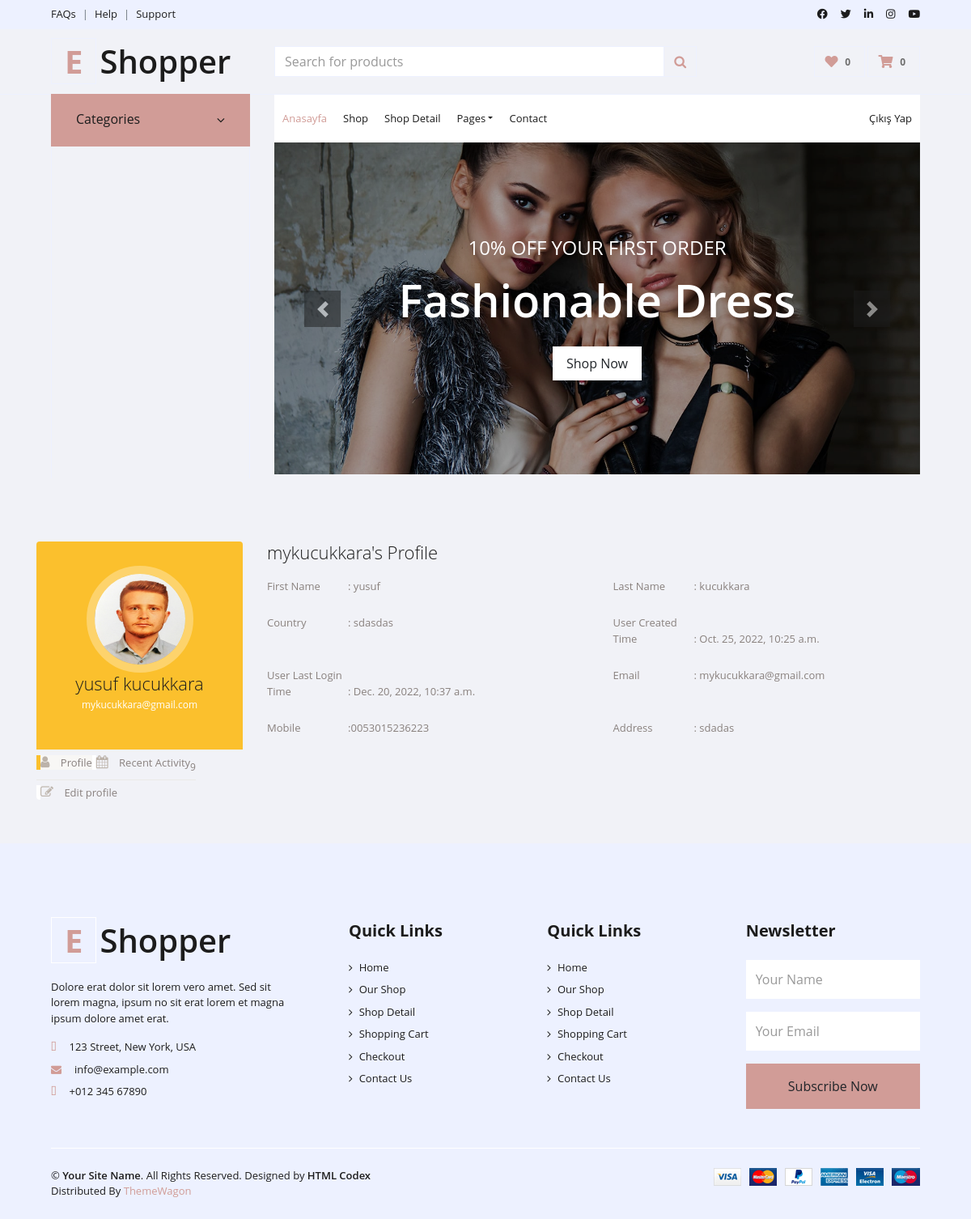
The page /user/ (signed in) on the database its author committed.
### home/models.py (models this page shows, shortened)
class UserProfile(models.Model):
    user = models.OneToOneField(User, on_delete=models.CASCADE)
    phone = models.CharField(blank=True, max_length=20)
    address = models.CharField(blank=True, max_length=150)
    city = models.CharField(blank=True, max_length=20)
    country = models.CharField(blank=True, max_length=20)
    image = models.ImageField(blank=True, upload_to='images/users/')

### user/views.py (the view)
# urls.py: path('', views.index, name='index'),
def index(request):
    if(request.user.id == None):
        return render(request, 'user_profile.html')
    else:
        user = UserProfile.objects.get(user_id=request.user.id)
        settings = Setting.objects.filter(pk=0)
        context = {'user': user,
               'settings': settings}
        return render(request, 'user_profile.html', context)

### user/templates/user_profile.html (shortened to what this page needs)
{%  extends "homebase.html" %}
{% load static %}
{% block header%} {% include 'header.html' %}{% endblock %}
{% block sidebar%} {% include 'sidebar.html' %}{% endblock %}
{% block content %}
    {% if user.id is not None  %}
    <link href="{% static 'css/style2.css' %}" rel="stylesheet">
    <link href="https://maxcdn.bootstrapcdn.com/font-awesome/4.3.0/css/font-awesome.min.css" rel="stylesheet">
<div class="container bootstrap snippets bootdey">
<div class="row">
  <div class="profile-nav col-md-3">
      <div class="panel">
          <div class="user-heading round">
              <a href="#">
                  <img src="{{ user.image.url}}" alt="">
              </a>
              <h1>{{ user.user.first_name }} {{ user.user.last_name }}</h1>
              <p>{{ user.user.email}}</p>
          </div>
          <ul class="nav nav-pills nav-stacked">
              <li class="active"><a href="#"> <i class="fa fa-user"></i> Profile</a></li>
              <li><a href="#"> <i class="fa fa-calendar"></i> Recent Activity <span class="label label-warning pull-right r-activity">9</span></a></li>
              <li><a href="#"> <i class="fa fa-edit"></i> Edit profile</a></li>
          </ul>
      </div>
  </div>
  <div class="profile-info col-md-9">
      <div class="panel">
          <div class="panel-body bio-graph-info">
              <h1>{{ user.user.username}}'s Profile</h1>
              <div class="row">
                  <div class="bio-row">
                      <p><span>First Name </span>: {{ user.user.first_name }}</p>
                  </div>
                  <div class="bio-row">
                      <p><span>Last Name </span>: {{ user.user.last_name }}</p>
                  </div>
                  <div class="bio-row">
                      <p><span>Country </span>: {{ user.country }}</p>
                  </div>
                  <div class="bio-row">
                      <p><span>User Created Time</span>: {{ user.user.date_joined }}</p>
                  </div>
                  <div class="bio-row">
                      <p><span>User Last Login Time </span>: {{ user.user.last_login}} </p>
                  </div>
                  <div class="bio-row">
                      <p><span>Email </span>: {{ user.user.email}}</p>
                  </div>
                  <div class="bio-row">
                      <p><span>Mobile </span>:{{user.phone}}</p>
                  </div>
                  <div class="bio-row">
                      <p><span>Address </span>: {{ user.address }}</p>
                  </div>
              </div>
          </div>
      </div>
  </div>
</div>
</div>
    {% else %}
        <center><p>lütfen <a href="/login/">giriş</a> yapiniz</p></center>
    {% endif %}
{% endblock %}
{% block footer %}{% include "footer.html" %}{% endblock %}

### home/static/css/style2.css (style rules this page uses)
body { color: #797979; background: #f1f2f7; font-family: 'Open Sans', sans-serif; padding: 0px !important; margin: 0px !important; font-size: 13px; text-rendering: optimizeLegibility; -webkit-font-smoothing: antialiased; -moz-font-smoothing: antialiased; }
.profile-nav, .profile-info { margin-top:30px; }
.profile-nav .user-heading { background: #fbc02d; color: #fff; border-radius: 4px 4px 0 0; -webkit-border-radius: 4px 4px 0 0; padding: 30px; text-align: center; }
.profile-nav .user-heading.round a { border-radius: 50%; -webkit-border-radius: 50%; border: 10px solid rgba(255,255,255,0.3); display: inline-block; }
.profile-nav .user-heading a img { width: 112px; height: 112px; border-radius: 50%; -webkit-border-radius: 50%; }
.profile-nav .user-heading h1 { font-size: 22px; font-weight: 300; margin-bottom: 5px; }
.profile-nav .user-heading p { font-size: 12px; }
.profile-nav ul { margin-top: 1px; }
.profile-nav ul > li { border-bottom: 1px solid #ebeae6; margin-top: 0; line-height: 30px; }
.profile-nav ul > li:last-child { border-bottom: none; }
.profile-nav ul > li > a { border-radius: 0; -webkit-border-radius: 0; color: #89817f; border-left: 5px solid #fff; }
.profile-nav ul > li > a:hover, .profile-nav ul > li > a:focus, .profile-nav ul li.active a { background: #f8f7f5 !important; border-left: 5px solid #fbc02d; color: #89817f !important; }
.profile-nav ul > li:last-child > a:last-child { border-radius: 0 0 4px 4px; -webkit-border-radius: 0 0 4px 4px; }
.profile-nav ul > li > a > i { font-size: 16px; padding-right: 10px; color: #bcb3aa; }
.r-activity { margin: 6px 0 0; font-size: 12px; }
.bio-graph-info { color: #89817e; }
.bio-graph-info h1 { font-size: 22px; font-weight: 300; margin: 0 0 20px; }
.bio-row { width: 50%; float: left; margin-bottom: 10px; padding:0 15px; }
.bio-row p span { width: 100px; display: inline-block; }

### rows shown on the page
UserProfile: image (picture), user.first_name "yusuf", user.last_name "kucukkara", user.email "mykucukkara@gmail.com", user.username "mykucukkara", country "sdasdas", user.date_joined "Oct. 25, 2022, 10:25 a.m.", user.last_login "Dec. 20, 2022, 10:37 a.m.", phone "0053015236223", address "sdadas"
